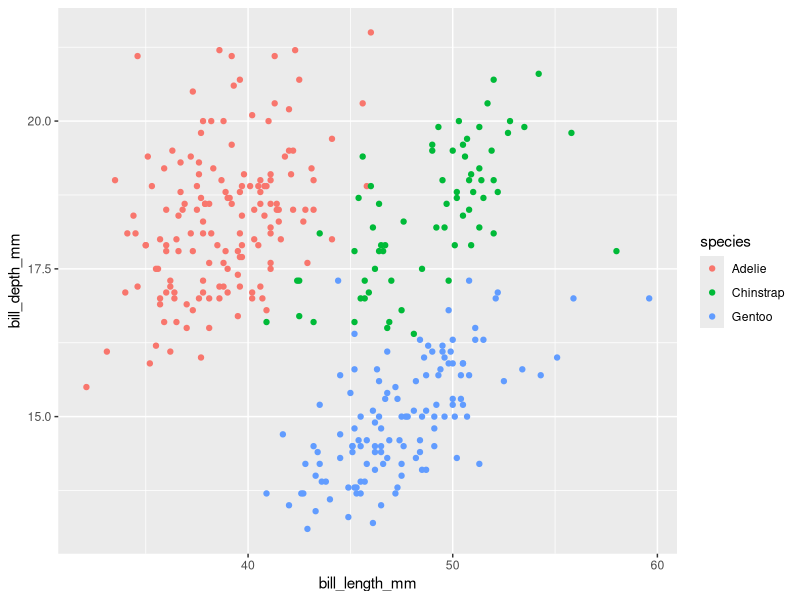
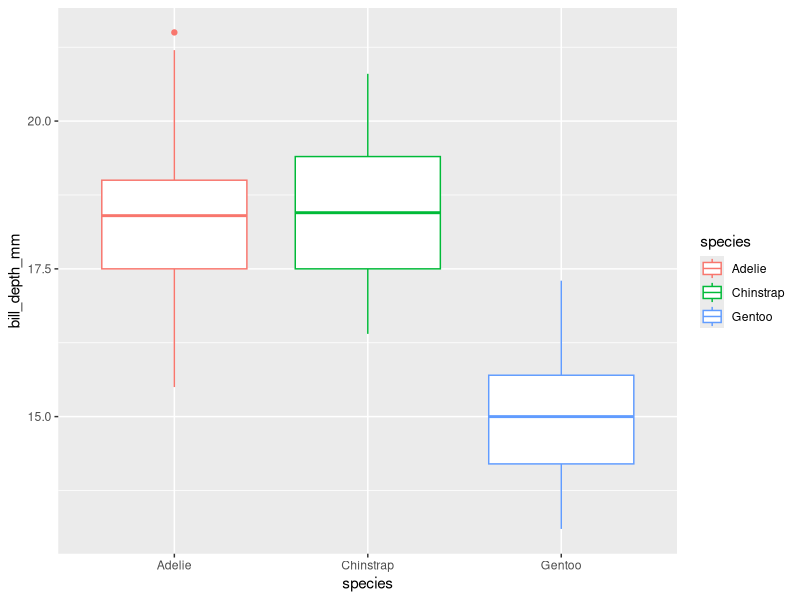

Reproduce these figures in R, in order. (Note: this script raises an error after producing the figures.)

# Paquetes ----------------------------------------------------------------
library(tidyverse)
library(palmerpenguins)
library(ggthemes)

# Ejercicio 1 -------------------------------------------------------------
# How many rows are in penguins? How many columns?
nrow(penguins) #344
ncol(penguins) #8

# Ejercicio 2 -------------------------------------------------------------
# What does the bill_depth_mm variable in the penguins data frame describe?
# Read the help for ?penguins to find out.
?penguins
#Altura del pico

# Ejercicio 3 -------------------------------------------------------------
# Make a scatterplot of bill_depth_mm vs. bill_length_mm.
# That is, make a scatterplot with bill_depth_mm on the y-axis and 
# bill_length_mm on the x-axis. Describe the relationship between these two variables.
ggplot(
  data = penguins,
  mapping = aes(x = bill_length_mm, y = bill_depth_mm, color = species)
) + geom_point()
#Pareciera diferenciar 3 especies de pinguino, dos donde exceso de una compensa
#la otra y una donde hay abundancia en ambas caracteristicas.

# Ejercicio 4 -------------------------------------------------------------
# What happens if you make a scatterplot of species vs. bill_depth_mm?
# What might be a better choice of geom?
ggplot(
  data = penguins,
  mapping = aes(x = species, y = bill_depth_mm, color = species)
) + geom_boxplot()
#Hace lineas rectas. Un boxplot marca las variaciones de alto de pico entre especie.

# Ejercicio 5 -------------------------------------------------------------
# Why does the following give an error and how would you fix it?
ggplot(data = penguins) + 
  geom_point()
#Falta el seteo de ejes y a que corresponden
ggplot(data = penguins,
       mapping = aes(x = bill_depth_mm, y = body_mass_g, color = species)) + 
  geom_point()

# Ejercicio 6 -------------------------------------------------------------
# What does the na.rm argument do in geom_point()?
# What is the default value of the argument?
# Create a scatterplot where you successfully use this argument set to TRUE.
ggplot(data = penguins,
       mapping = aes(x = bill_depth_mm, y = body_mass_g, color = species)) + 
  geom_point(na.rm = TRUE)
#No envia mensajes acerca de la eliminacion de las observaciones incompletas

# Ejercicio 7 -------------------------------------------------------------
# Add the following caption to the plot you made in the previous exercise:
# “Data come from the palmerpenguins package.” 
# Hint: Take a look at the documentation for labs().
?labs
ggplot(data = penguins,
       mapping = aes(x = bill_depth_mm, y = body_mass_g, color = species)) + 
  geom_point(na.rm = TRUE)+
  labs(
  caption='Data come from the palmerpenguins package'
)

# Ejercicio 8 -------------------------------------------------------------
# Recreate the following visualization. What aesthetic should bill_depth_mm be mapped to?
# And should it be mapped at the global level or at the geom level?
ggplot(data = penguins,
       mapping = aes(x = flipper_length_mm, y = body_mass_g, z=bill_depth_mm)) + 
  geom_point(aes(color = bill_depth_mm))+
  geom_smooth(method = lm) #Darle color a la variable z

 # Ejercicio 9 -------------------------------------------------------------
# Run this code in your head and predict what the output will look like.
# Then, run the code in R and check your predictions.
ggplot(
  data = penguins,
  mapping = aes(x = flipper_length_mm, y = body_mass_g, color = island)
) +
  geom_point() +
  geom_smooth(se = FALSE) #No se parece a lo que pense

# Ejercicio 10 ------------------------------------------------------------
# 
# Will these two graphs look different? Why/why not?
ggplot(
  data = penguins,
  mapping = aes(x = flipper_length_mm, y = body_mass_g)
) +
  geom_point() +
  geom_smooth()

ggplot() +
  geom_point(
    data = penguins,
    mapping = aes(x = flipper_length_mm, y = body_mass_g)
  ) +
  geom_smooth(
    data = penguins,
    mapping = aes(x = flipper_length_mm, y = body_mass_g)
  )
#Son iguales. En lugar de guardar todo en ggplot global lo repite por funcion
